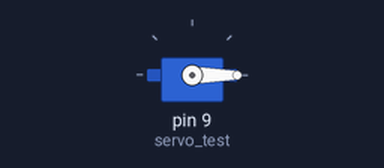
Recording of a sketch running on a simulated Arduino Uno, built with avr-gcc and run on an emulated ATmega328P. Shown: servo.

Above: at 0.1 s.
At 8.1 s:
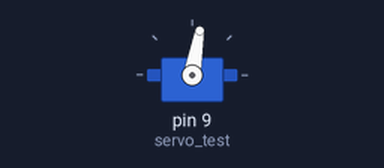
At 16.1 s:
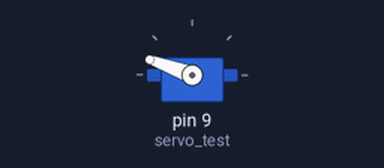
At 38.1 s:
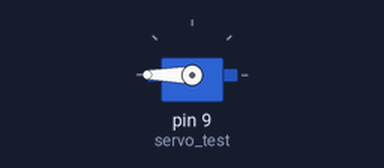
Timing chart, 0 to 39.6 s (numbered marks = the images above):
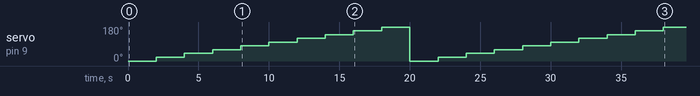

Measured:
- by itself, servo on pin 9 (servo_test): 0° → 20° at 2.0 s, → 40° 2.0 s later, → 60° 2.0 s later, → 80° 2.0 s later, … (19 changes in this stretch)

The sketch:

servo_control.ino
```cpp
#include <Servo.h>
Servo servo_test; // initialize servo object
int angle = 0;

void setup() {
  // put your setup code here, to run once:
  servo_test.attach(9); // pin 9 connected to servo
}

void loop() {
  // put your main code here, to run repeatedly:
  for (angle = 0; angle <= 180; angle += 20) {
    servo_test.write(angle);
    delay(2000);
  }
//  angle = 180;
//  servo_test.write(angle);
  //delay(5000);

//  angle = 20;
//  servo_test.write(angle);
//  for (angle = 0; angle <= 180; angle += 20) {
//    servo_test.write(angle);
//    delay(1000);
//  }
  //delay(5000);

}
```
